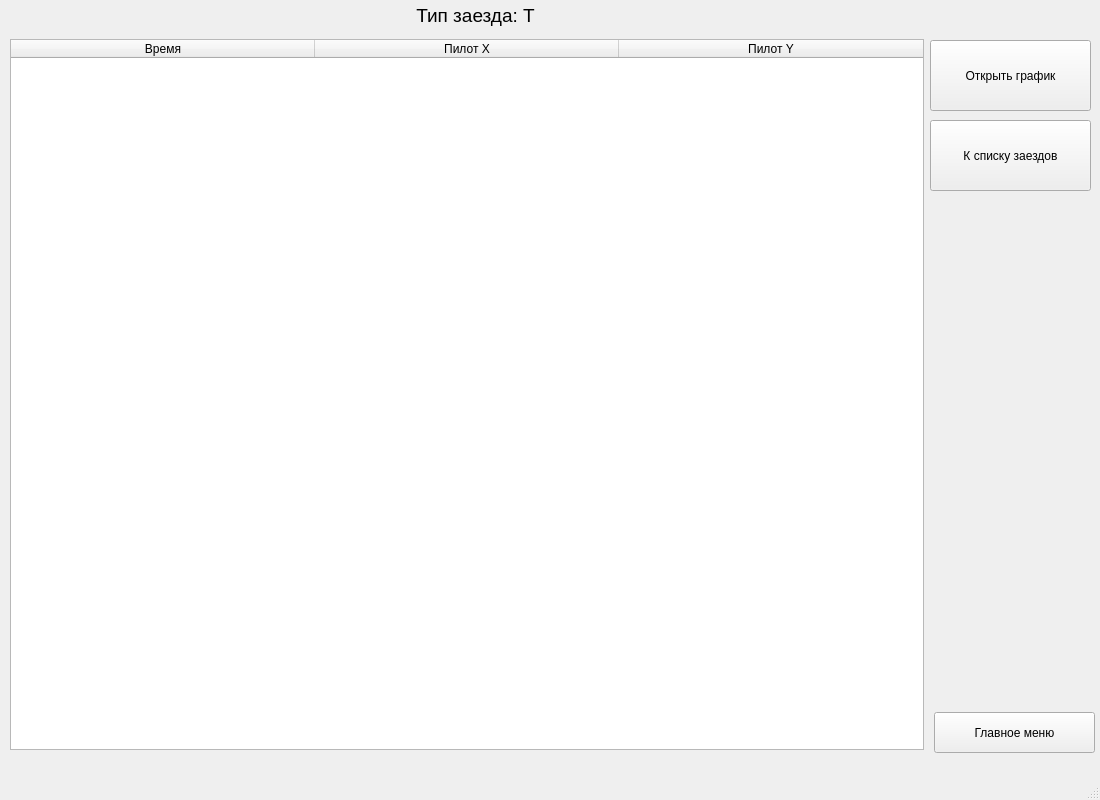
<?xml version="1.0" encoding="UTF-8"?>
<ui version="4.0">
 <class>MainWindow</class>
 <widget class="QMainWindow" name="MainWindow">
  <property name="geometry">
   <rect>
    <x>0</x>
    <y>0</y>
    <width>1100</width>
    <height>800</height>
   </rect>
  </property>
  <property name="windowTitle">
   <string>MainWindow</string>
  </property>
  <widget class="QWidget" name="centralwidget">
   <widget class="QPushButton" name="MenuButton">
    <property name="geometry">
     <rect>
      <x>934</x>
      <y>712</y>
      <width>161</width>
      <height>41</height>
     </rect>
    </property>
    <property name="text">
     <string>Главное меню</string>
    </property>
   </widget>
   <widget class="QTableWidget" name="tableWidget">
    <property name="geometry">
     <rect>
      <x>10</x>
      <y>39</y>
      <width>914</width>
      <height>711</height>
     </rect>
    </property>
    <property name="sizePolicy">
     <sizepolicy hsizetype="Expanding" vsizetype="Expanding">
      <horstretch>10</horstretch>
      <verstretch>10</verstretch>
     </sizepolicy>
    </property>
    <attribute name="horizontalHeaderDefaultSectionSize">
     <number>304</number>
    </attribute>
    <column>
     <property name="text">
      <string>Время</string>
     </property>
    </column>
    <column>
     <property name="text">
      <string>Пилот X</string>
     </property>
    </column>
    <column>
     <property name="text">
      <string>Пилот Y</string>
     </property>
    </column>
   </widget>
   <widget class="QPushButton" name="toGraphButton">
    <property name="geometry">
     <rect>
      <x>930</x>
      <y>40</y>
      <width>161</width>
      <height>71</height>
     </rect>
    </property>
    <property name="text">
     <string>Открыть график</string>
    </property>
   </widget>
   <widget class="QPushButton" name="toTableButton">
    <property name="geometry">
     <rect>
      <x>930</x>
      <y>120</y>
      <width>161</width>
      <height>71</height>
     </rect>
    </property>
    <property name="text">
     <string>К списку заездов</string>
    </property>
   </widget>
   <widget class="QLabel" name="type_label">
    <property name="geometry">
     <rect>
      <x>290</x>
      <y>0</y>
      <width>371</width>
      <height>31</height>
     </rect>
    </property>
    <property name="font">
     <font>
      <pointsize>14</pointsize>
     </font>
    </property>
    <property name="text">
     <string>&lt;html&gt;&lt;head/&gt;&lt;body&gt;&lt;p align=&quot;center&quot;&gt;Тип заезда: T&lt;/p&gt;&lt;/body&gt;&lt;/html&gt;</string>
    </property>
   </widget>
  </widget>
  <widget class="QMenuBar" name="menubar">
   <property name="geometry">
    <rect>
     <x>0</x>
     <y>0</y>
     <width>1100</width>
     <height>21</height>
    </rect>
   </property>
  </widget>
  <widget class="QStatusBar" name="statusbar"/>
 </widget>
 <resources/>
 <connections/>
</ui>
